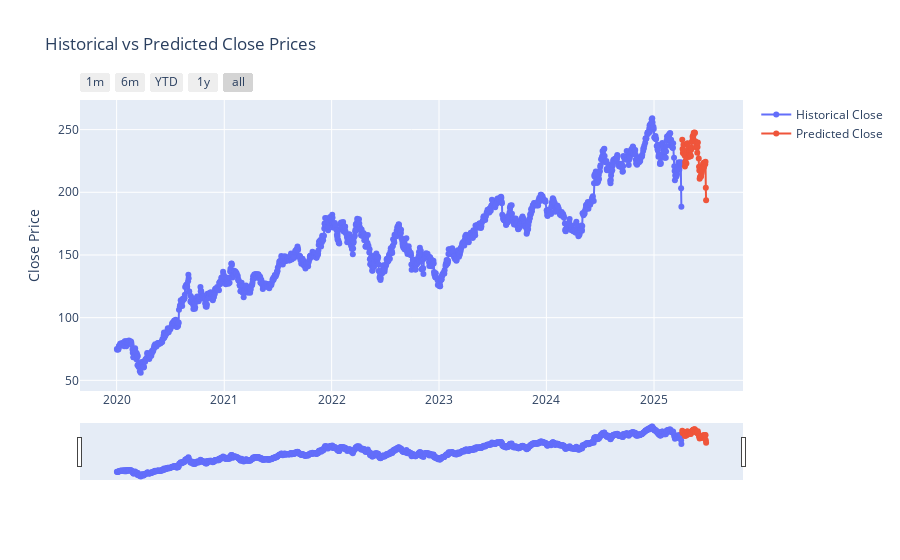

Notebook cell for this chart:
### Markdown cell above
## 6.1.2 Future Forecasting for 60 days

### Code cell
def linear_forecasting(df, future_days=60):
    # Define features and target
    X = df[['Open', 'High', 'Low', 'Volume',
       'moving_average_10', 'RSI', 'MACD', 'MACD_Signal', '20_SMA', 'BB_Upper',
       'BB_Lower']]
    y = df['Close']
    X=X.fillna(0)
    # Normalize features using Min-Max scaling
    #scaler = MinMaxScaler()
    #X_scaled = scaler.fit_transform(X)

    X_train, X_test, y_train, y_test = train_test_split(X, y, test_size=0.3, random_state=42)

    # Fit the linear regression model
    regressor = Ridge(best_alpha)
    regressor.fit(X, y)
    # Predicting for the future dates
    # Tarih indeksini datetime formatına çevir (eğer değilse)
    if not isinstance(df.index, pd.DatetimeIndex):
        df.index = pd.to_datetime(df.index)


    # Predicting for the future dates
    future_dates = pd.date_range(df.index[-1] + pd.DateOffset(1), periods=future_days, freq='B')
    future_features = df.iloc[-1*future_days:][['Open', 'High', 'Low', 'Volume',
       'moving_average_10', 'RSI', 'MACD', 'MACD_Signal', '20_SMA', 'BB_Upper',
       'BB_Lower']]
    #future_features_scaled = scaler.transform(future_features)
    future_predictions = regressor.predict(future_features)

    # Creating a DataFrame for future predictions
    future_prediction_df = pd.DataFrame({
        'Date': future_dates,
        'Predicted': future_predictions
    })
    future_prediction_df.set_index('Date', inplace=True)

    # Create figure with plotly
    fig = go.Figure()

    # Historical data trace
    fig.add_trace(go.Scatter(x=df.index, y=df['Close'], mode='lines+markers', name='Historical Close'))

    # Future predictions trace
    fig.add_trace(go.Scatter(x=future_prediction_df.index, y=future_prediction_df['Predicted'], mode='lines+markers', name='Predicted Close'))

    # Update layout for better interactive controls
    fig.update_layout(
        title='Historical vs Predicted Close Prices',
        xaxis=dict(
            rangeselector=dict(
                buttons=list([
                    dict(count=1, label="1m", step="month", stepmode="backward"),
                    dict(count=6, label="6m", step="month", stepmode="backward"),
                    dict(count=1, label="YTD", step="year", stepmode="todate"),
                    dict(count=1, label="1y", step="year", stepmode="backward"),
                    dict(step="all")
                ])
            ),
            rangeslider=dict(
                visible=True
            ),
            type="date"
        ),
        yaxis=dict(
            title="Close Price",
            autorange=True,
            type="linear"
        )
    )

    fig.show()

    return regressor, scaler, future_prediction_df

regressor, scaler, future_predictions = linear_forecasting(df,future_days=60)

# Print  future_predictions DataFrame
print("Future Predictions:")
print(future_predictions)

### Figure 1 — Plotly figure (JSON) as saved in the notebook; plotly's stock layout.template omitted (floating-point values rounded to 4 significant figures; data arrays with more than 128 entries replaced by an {"elided": "..."} marker saying what was removed)
{"data": [{"mode": "lines+markers", "name": "Historical Close", "type": "scatter", "x": {"elided": "1322 str values"}, "y": {"elided": "1322 float values"}}, {"mode": "lines+markers", "name": "Predicted Close", "type": "scatter", "x": ["2025-04-07T00:00:00", "2025-04-08T00:00:00", "2025-04-09T00:00:00", "2025-04-10T00:00:00", "2025-04-11T00:00:00", "2025-04-14T00:00:00", "2025-04-15T00:00:00", "2025-04-16T00:00:00", "2025-04-17T00:00:00", "2025-04-18T00:00:00", "2025-04-21T00:00:00", "2025-04-22T00:00:00", "2025-04-23T00:00:00", "2025-04-24T00:00:00", "2025-04-25T00:00:00", "2025-04-28T00:00:00", "2025-04-29T00:00:00", "2025-04-30T00:00:00", "2025-05-01T00:00:00", "2025-05-02T00:00:00", "2025-05-05T00:00:00", "2025-05-06T00:00:00", "2025-05-07T00:00:00", "2025-05-08T00:00:00", "2025-05-09T00:00:00", "2025-05-12T00:00:00", "2025-05-13T00:00:00", "2025-05-14T00:00:00", "2025-05-15T00:00:00", "2025-05-16T00:00:00", "2025-05-19T00:00:00", "2025-05-20T00:00:00", "2025-05-21T00:00:00", "2025-05-22T00:00:00", "2025-05-23T00:00:00", "2025-05-26T00:00:00", "2025-05-27T00:00:00", "2025-05-28T00:00:00", "2025-05-29T00:00:00", "2025-05-30T00:00:00", "2025-06-02T00:00:00", "2025-06-03T00:00:00", "2025-06-04T00:00:00", "2025-06-05T00:00:00", "2025-06-06T00:00:00", "2025-06-09T00:00:00", "2025-06-10T00:00:00", "2025-06-11T00:00:00", "2025-06-12T00:00:00", "2025-06-13T00:00:00", "2025-06-16T00:00:00", "2025-06-17T00:00:00", "2025-06-18T00:00:00", "2025-06-19T00:00:00", "2025-06-20T00:00:00", "2025-06-23T00:00:00", "2025-06-24T00:00:00", "2025-06-25T00:00:00", "2025-06-26T00:00:00", "2025-06-27T00:00:00"], "y": [241.8, 234.6, 231.4, 234.0, 237.9, 230.5, 229.3, 220.6, 223.3, 224.7, 222.9, 230.6, 238.4, 238.7, 239.2, 236.4, 228.1, 231.5, 231.6, 232.7, 229.6, 228.7, 233.9, 235.6, 240.4, 244.5, 243.1, 244.5, 245.8, 247.5, 247.8, 247.3, 240.7, 240.0, 235.9, 239.3, 237.3, 231.5, 236.1, 239.8, 227.0, 220.4, 217.3, 210.8, 212.2, 212.3, 213.0, 217.7, 215.5, 217.3, 219.6, 223.0, 222.4, 223.6, 220.3, 223.4, 222.3, 224.4, 203.7, 193.6]}], "layout": {"title": {"text": "Historical vs Predicted Close Prices"}, "xaxis": {"rangeselector": {"buttons": [{"count": 1, "label": "1m", "step": "month", "stepmode": "backward"}, {"count": 6, "label": "6m", "step": "month", "stepmode": "backward"}, {"count": 1, "label": "YTD", "step": "year", "stepmode": "todate"}, {"count": 1, "label": "1y", "step": "year", "stepmode": "backward"}, {"step": "all"}]}, "rangeslider": {"visible": true}, "type": "date"}, "yaxis": {"autorange": true, "title": {"text": "Close Price"}, "type": "linear"}}}
